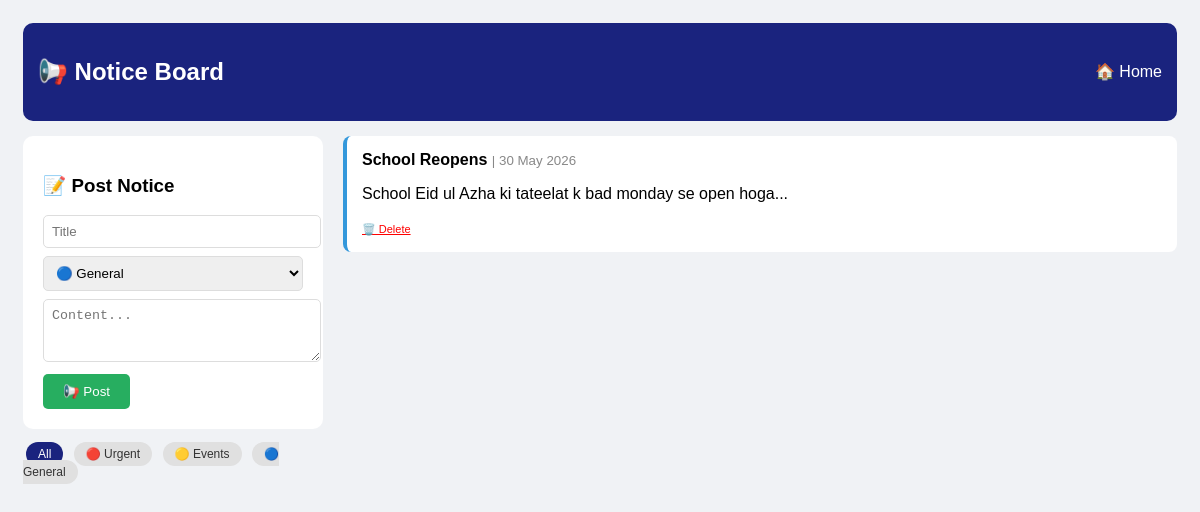
Screenshot of /modules/notices/index.php (signed in) with the database file from the repository.
### tables this page shows
CREATE TABLE `notices` (
  `id` int(11) NOT NULL,
  `title` varchar(255) DEFAULT NULL,
  `content` text DEFAULT NULL,
  `category` enum('urgent','event','general') DEFAULT 'general',
  `posted_by` int(11) DEFAULT NULL,
  `created_at` timestamp NOT NULL DEFAULT current_timestamp()
);

### modules/notices/index.php (the view, shortened to what this page needs)
<?php
require_once '../../shared/config.php';
$cat = $_GET['cat'] ?? '';
$where = $cat ? "WHERE category='$cat'" : "";
$notices = $conn->query("SELECT * FROM notices $where ORDER BY created_at DESC");
?>
<!DOCTYPE html>
<html>
<head>
</head>
<body>
<div class="header">
    <h2>📢 Notice Board</h2>
    <a href="../../dashboard/">🏠 Home</a>
</div>
<div class="grid">
    <div>
        <div class="card">
            <h3>📝 Post Notice</h3>
            <form method="POST">
                <input name="title" placeholder="Title" required>
                <select name="category"><option value="general">🔵 General</option><option value="urgent">🔴 Urgent</option><option value="event">🟡 Event</option></select>
                <textarea name="content" rows="3" placeholder="Content..." required></textarea>
                <button type="submit" name="add">📢 Post</button>
            </form>
        </div>
        <div class="filter">
            <a href="./" class="<?php echo !$cat?'active':''; ?>">All</a>
            <a href="?cat=urgent" class="<?php echo $cat=='urgent'?'active':''; ?>">🔴 Urgent</a>
            <a href="?cat=event" class="<?php echo $cat=='event'?'active':''; ?>">🟡 Events</a>
            <a href="?cat=general" class="<?php echo $cat=='general'?'active':''; ?>">🔵 General</a>
        </div>
    </div>
    <div>
        <?php while($n = $notices->fetch_assoc()): ?>
            <div class="notice <?php echo $n['category']; ?>">
                <strong><?php echo $n['title']; ?></strong>
                <small style="color:#888;"> | <?php echo date('d M Y', strtotime($n['created_at'])); ?></small>
                <p><?php echo $n['content']; ?></p>
                <a href="?del=<?php echo $n['id']; ?>" style="color:red;font-size:11px;" onclick="return confirm('Delete?')">🗑️ Delete</a>
            </div>
        <?php endwhile; ?>
    </div>
</div>
</body>
</html>

### modules/notices/index.php (style rules this page uses)
body { font-family: Arial; background: #f0f2f5; padding: 15px; }
.header { background: #1a237e; color: white; padding: 15px; border-radius: 10px; display: flex; justify-content: space-between; align-items: center; margin-bottom: 15px; }
.header a { color: white; text-decoration: none; }
.grid { display: grid; grid-template-columns: 300px 1fr; gap: 20px; }
.card { background: white; padding: 20px; border-radius: 10px; margin-bottom: 15px; }
.notice { background: white; padding: 15px; border-radius: 8px; margin-bottom: 10px; border-left: 4px solid #3498db; }
.filter a { padding: 5px 12px; border-radius: 15px; text-decoration: none; font-size: 12px; margin: 3px; }
.filter a.active { background: #1a237e; color: white; }
.filter a { background: #e0e0e0; color: #333; }
input, select, textarea { width: 100%; padding: 8px; border: 1px solid #ddd; border-radius: 5px; margin-bottom: 8px; }
button { padding: 10px 20px; background: #27ae60; color: white; border: none; border-radius: 5px; cursor: pointer; }

### rows the page displays
notices: title "School Reopens", created_at "30 May 2026", content "School Eid ul Azha ki tateelat k bad monday se open hoga..."
